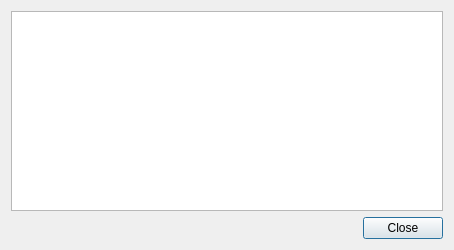
<?xml version="1.0" encoding="UTF-8"?>
<ui version="4.0">
 <class>DialogArguments</class>
 <widget class="QDialog" name="DialogArguments">
  <property name="geometry">
   <rect>
    <x>0</x>
    <y>0</y>
    <width>454</width>
    <height>250</height>
   </rect>
  </property>
  <property name="windowTitle">
   <string>Application Arguments</string>
  </property>
  <layout class="QVBoxLayout" name="verticalLayout">
   <item>
    <widget class="QListWidget" name="listWidget">
     <property name="font">
      <font>
       <family>Monospace</family>
      </font>
     </property>
     <property name="alternatingRowColors">
      <bool>true</bool>
     </property>
    </widget>
   </item>
   <item>
    <widget class="QDialogButtonBox" name="buttonBox">
     <property name="orientation">
      <enum>Qt::Horizontal</enum>
     </property>
     <property name="standardButtons">
      <set>QDialogButtonBox::Close</set>
     </property>
    </widget>
   </item>
  </layout>
 </widget>
 <resources/>
 <connections>
  <connection>
   <sender>buttonBox</sender>
   <signal>accepted()</signal>
   <receiver>DialogArguments</receiver>
   <slot>accept()</slot>
   <hints>
    <hint type="sourcelabel">
     <x>252</x>
     <y>245</y>
    </hint>
    <hint type="destinationlabel">
     <x>157</x>
     <y>274</y>
    </hint>
   </hints>
  </connection>
  <connection>
   <sender>buttonBox</sender>
   <signal>rejected()</signal>
   <receiver>DialogArguments</receiver>
   <slot>reject()</slot>
   <hints>
    <hint type="sourcelabel">
     <x>320</x>
     <y>245</y>
    </hint>
    <hint type="destinationlabel">
     <x>286</x>
     <y>274</y>
    </hint>
   </hints>
  </connection>
 </connections>
</ui>
